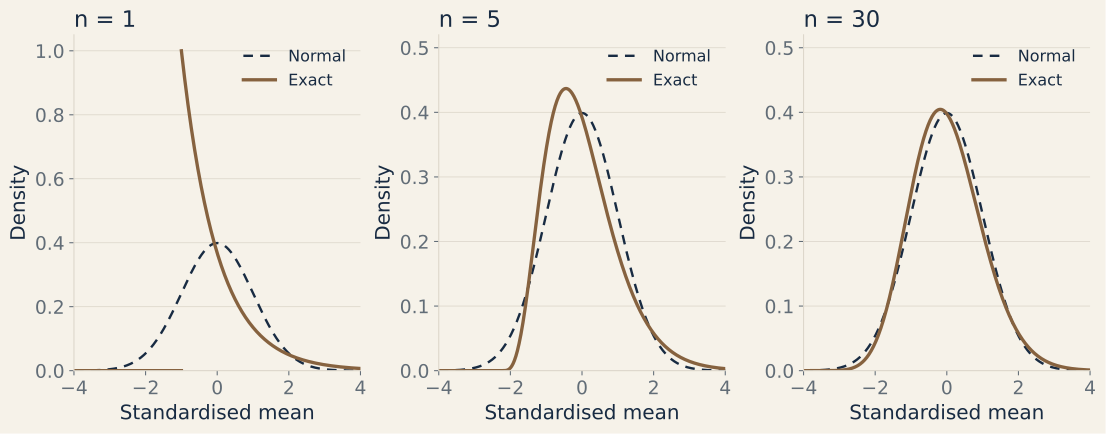

Write Python code to recreate this figure.
"""Exact standardized Gamma densities illustrate the CLT, with a mobile layout."""
from pathlib import Path
import math
import runpy
import sys

ROOT = Path(__file__).resolve().parents[2]
sys.path.insert(0, str(ROOT / '.qa/plot-deps'))
import numpy as np
import matplotlib
matplotlib.use('Agg')
import matplotlib.pyplot as plt

OUT = Path(__file__).resolve().parent
THEME = runpy.run_path(str(OUT / 'statistics-plot-style.py'))
THEME['apply'](plt)
plt.rcParams.update({'axes.spines.top': False, 'axes.spines.right': False,
                     'svg.hashsalt': 'statistics-clt-editorial'})


def build(mobile=False):
    if mobile:
        fig, axes = plt.subplots(3, 1, figsize=(4.2, 10.5), layout='constrained')
    else:
        fig, axes = plt.subplots(1, 3, figsize=(11.4, 4.4), layout='constrained')
    for ax, n in zip(axes, (1, 5, 30)):
        start = max(-4.0, -math.sqrt(n))
        z = np.linspace(start, 4, 1201)
        y = n + np.sqrt(n) * z
        if n == 1:
            density = np.exp(-y)
        else:
            density = np.zeros_like(y)
            positive = y > 0
            density[positive] = np.exp(.5 * math.log(n) + (n-1)*np.log(y[positive]) - y[positive] - math.lgamma(n))
        normal_x = np.linspace(-4, 4, 1201)
        ax.plot(normal_x, np.exp(-normal_x**2/2)/math.sqrt(2*math.pi),
                color=THEME['INK'], ls=(0, (4, 3)), lw=1.8, label='Normal')
        ax.plot(z, density, color=THEME['BRONZE'], lw=2.5, label='Exact')
        if start > -4:
            ax.plot([-4, start], [0, 0], color=THEME['BRONZE'], lw=2.5)
        ax.set(xlim=(-4, 4), ylim=(0, 1.05 if n == 1 else .52),
               xticks=[-4, -2, 0, 2, 4], xlabel='Standardised mean', ylabel='Density')
        ax.set_title(f'n = {n}', loc='left')
        ax.legend(frameon=False, fontsize=12, loc='upper right')
        ax.grid(axis='y', color=THEME['LINE'], lw=.6)
    stem = 'statistics-clt-standardized' + ('-mobile' if mobile else '')
    fig.savefig(OUT / f'{stem}.svg', metadata={'Date': None}, bbox_inches='tight')
    (ROOT / '.qa').mkdir(exist_ok=True)
    fig.savefig(ROOT / '.qa' / f'{stem}.png', dpi=150, bbox_inches='tight')
    plt.close(fig)
    THEME['clean_svg'](OUT / f'{stem}.svg')


if __name__ == '__main__':
    build()
    build(mobile=True)
